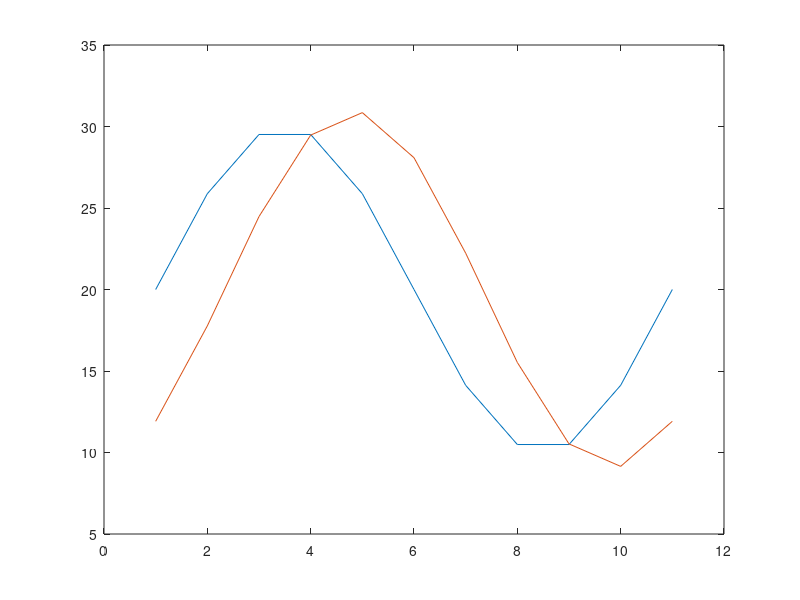

Source code (MATLAB):
clear all
c=20.0
L=2000000.0;
dx=200000.0;
dt=3600.;
a=dt*c/dx
for i=1:11
    x(i)=(i-1)*dx;
    u1(i,1)=c + 10.0*sin(2*pi/L*x(i));
    u2(i,1)=c + 10.0*sin(2*pi/L*x(i));
end

for t=1:10000
    for i=1:11
        if (i==1)
            u1(1,t+1)=u1(1,t)-a*(u1(2,t)-u1(10,t))/2.0;
        elseif(i==11)
            u1(11,t+1)=u1(11,t)-a*(u1(2,t)-u1(10,t))/2.0;
        else
            u1(i,t+1)=u1(i,t)-a*(u1(i+1,t)-u1(i-1,t))/2.0;
        end
    end
end
t=1
for i=1:11
    if (i==1)
        u2(1,t+1)=u2(1,t)-a*(u2(2,t)-2*u2(1,t)+u2(10,t))/2.0;
    elseif(i==11)
        u2(11,t+1)=u2(11,t)-a*(u2(2,t)-2*u2(11,t)+u2(10,t))/2.0;
    else
        u2(i,t+1)=u2(i,t)-a*(u2(i+1,t)-2*u2(i,t)+u2(i-1,t))/2.0;
    end
end

for t=2:10000
    for i=1:11
        if (i==1)
            u2(1,t+1)=u2(1,t-1)-a*(u2(2,t)-u2(10,t));
        elseif(i==11)
            u2(11,t+1)=u2(1,t-1)-a*(u2(2,t)-u2(10,t));
        else
            u2(i,t+1)=u2(i,t-1)-a*(u2(i+1,t)-u2(i-1,t));
        end
    end
end
% 
% plot (u1(:,10001))
% hold on
% plot (u2(:,10001))
% for i=9000:10000
%     plot(u1(:,i))
%     pause(0.1)
% end
plot(u1(:,1))
hold on
plot(u1(:,5))
figure;
plot(u1(:,5001))